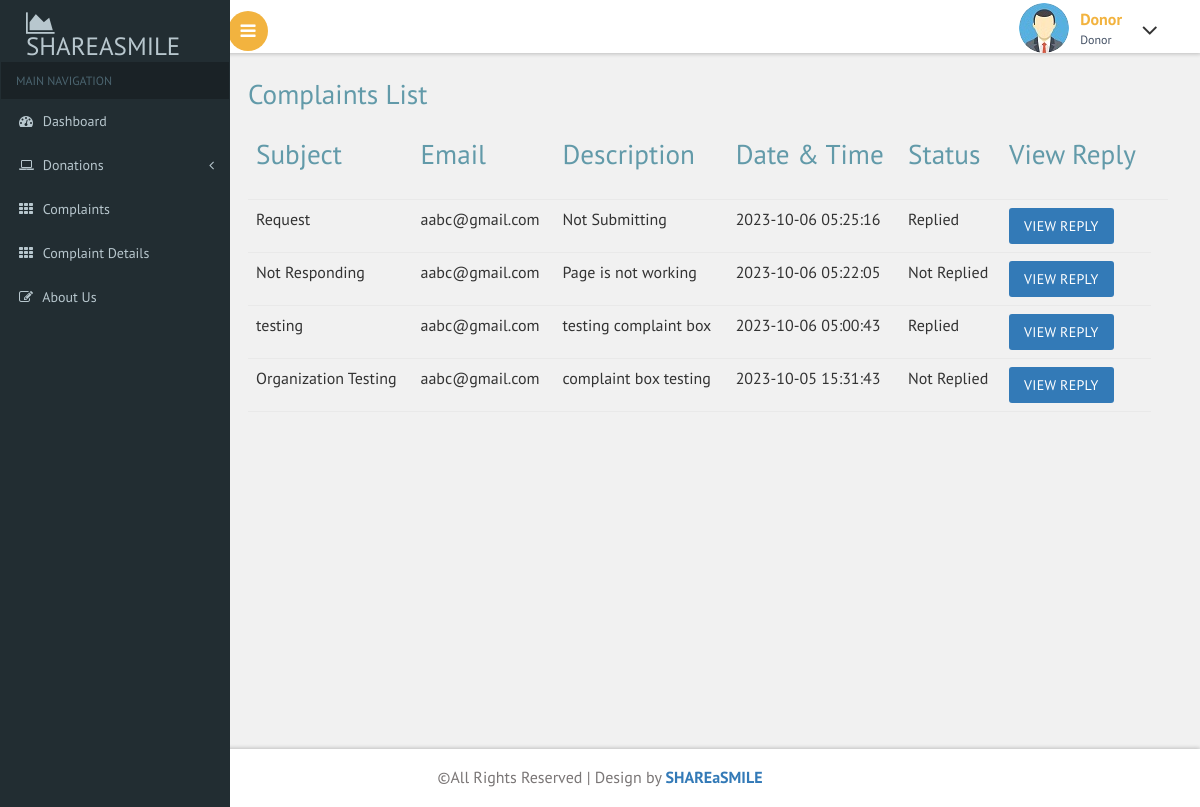
Page /donor/complaintdetails.php (signed in) on the earlier database version.
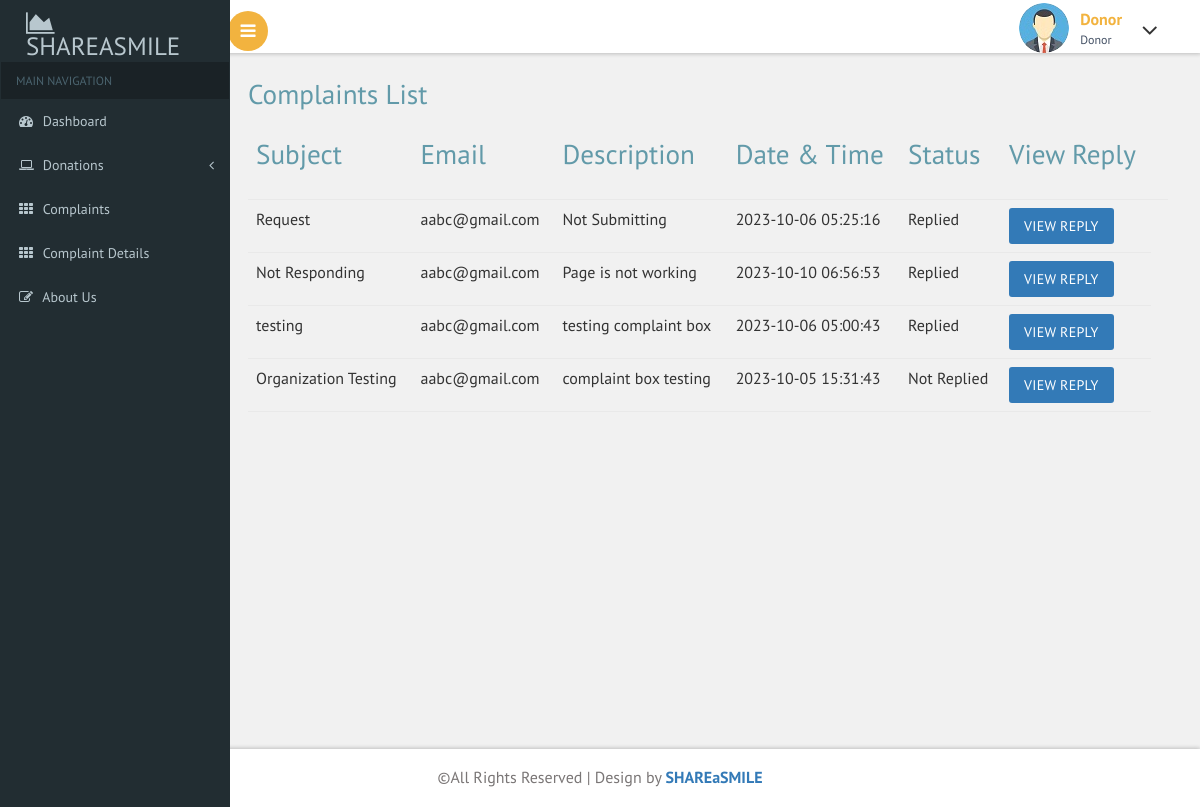
Same page on the later database version.
### tables this page shows
CREATE TABLE `complaints` (
  `complaint_id` int(11) NOT NULL,
  `subject` varchar(100) NOT NULL,
  `description` varchar(500) NOT NULL,
  `email` varchar(50) NOT NULL,
  `timestamp` timestamp NOT NULL DEFAULT current_timestamp() ON UPDATE current_timestamp(),
  `status` int(11) NOT NULL DEFAULT 0,
  `replay` varchar(500) NOT NULL
);

### donor/complaintdetails.php (the view, shortened to what this page needs)
<?php
include("header.php");
$email = $_SESSION['email'];
?>
<div id="page-wrapper">
    <div class="main-page">
        <h2 class="title1">Complaints List</h2>
        <table class="table table-hover">
            <thead>
                <th>
                    <h2 class="title1">Subject</h2>
                </th>
                <th>
                    <h2 class="title1">Email</h2>
                </th>
                <th>
                    <h2 class="title1">Description</h2>
                </th>
                <th>
                    <h2 class="title1">Date & Time</h2>
                </th>
                <th>
                    <h2 class="title1">Status</h2>
                </th>
                <th>
                    <h2 class="title1">View Reply</h2>
                </th>
                <th></th>
            </thead>
            <tbody>
                <?php
                require("connect.php");
                $sql = "SELECT * FROM complaints WHERE email=?";
                $stmt = mysqli_prepare($conn, $sql);
                if ($stmt) {
                    mysqli_stmt_bind_param($stmt, "s", $email);
                    mysqli_stmt_execute($stmt);
                    $res = mysqli_stmt_get_result($stmt);
                    if (mysqli_num_rows($res) > 0) {
                        while ($row = mysqli_fetch_assoc($res)) {
                            $cmo_id = $row['complaint_id'];
                            $sql1 = "SELECT * FROM complaints WHERE status=1 AND complaint_id=?";
                            $stmt1 = mysqli_prepare($conn, $sql1);
                            mysqli_stmt_bind_param($stmt1, "i", $cmo_id);
                            mysqli_stmt_execute($stmt1);
                            $res1 = mysqli_stmt_get_result($stmt1);
                            ?>
                            <tr>
                                <td>
                                    <?php echo $row['subject'] ?>
                                </td>
                                <td>
                                    <?php echo $row['email'] ?>
                                </td>
                                <td>
                                    <?php echo $row['description'] ?>
                                </td>
                                <td>
                                    <?php echo $row['timestamp'] ?>
                                </td>
                                <td>
                                    <?php
                                    if (mysqli_num_rows($res1) > 0) {
                                        echo "Replied";
                                    } else {
                                        echo "Not Replied";
                                    }
                                    ?>
                                </td>
                                <td>
                                <a class="btn btn-primary" href="replay.php?id=<?php echo $row['complaint_id'] ?>">View Reply</a>
                                </td>
                            </tr>
                            <?php
                        }
                    } else {
                    }
                } else {
                }
                ?>
            </tbody>
        </table>
    </div>
</div>
<?php
include("footer.php");
?>

Differences in the rows shown:
changed complaints "Not Responding": timestamp "2023-10-06 05:22:05" → "2023-10-10 06:56:53"; text "Not Replied" → "Replied"
